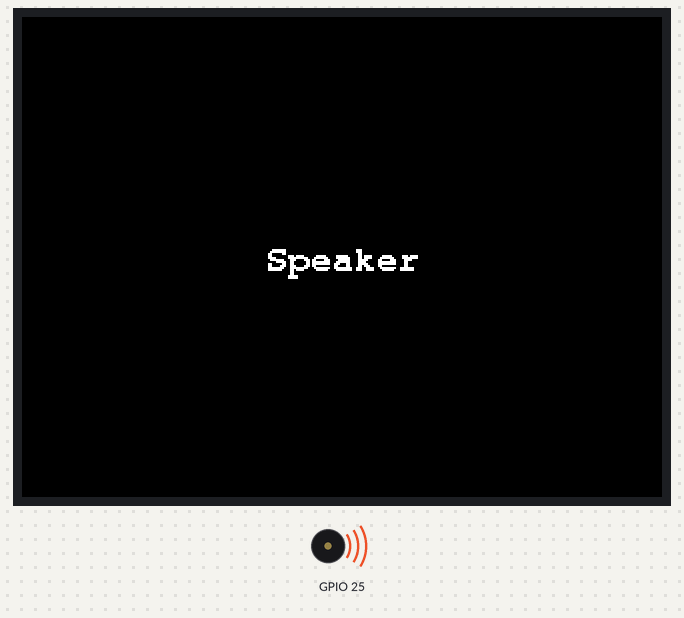
A sketch run on a simulated ESP32. On the bench: 320×240 colour display, buzzer (waves = sounding).

Above: at 0.4 s.
At 1.6 s:
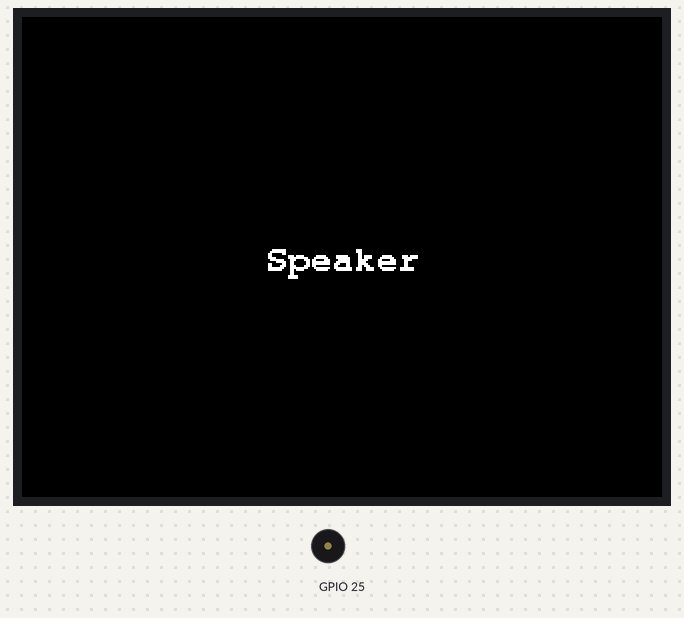
Timing chart, 0 to 130.0 s (numbered marks = the images above):
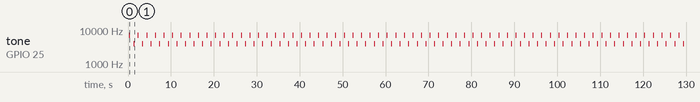

The sketch:

speaker.ino
```cpp
#include "M5Unified.h"

void setup() {
    M5.begin();
    M5.Lcd.setRotation(1);
    M5.Lcd.setTextDatum(middle_center);
    M5.Lcd.setTextFont(&fonts::FreeMonoBold9pt7b);
    M5.Lcd.clear();
    M5.Lcd.drawString("Speaker", M5.Lcd.width() / 2, M5.Lcd.height() / 2);
    delay(100);
}

void loop() {
    M5.Speaker.tone(7000, 100);  // frequency, duration
    delay(1000);
    M5.Speaker.tone(4000, 200);  // frequency, duration
    delay(1000);
}
```

Measured:
- by itself, tone on GPIO 25: repeats every 2.0 s: silent 0.90 s, 4000 Hz 0.20 s, silent 0.80 s, 7000 Hz 0.10 s
